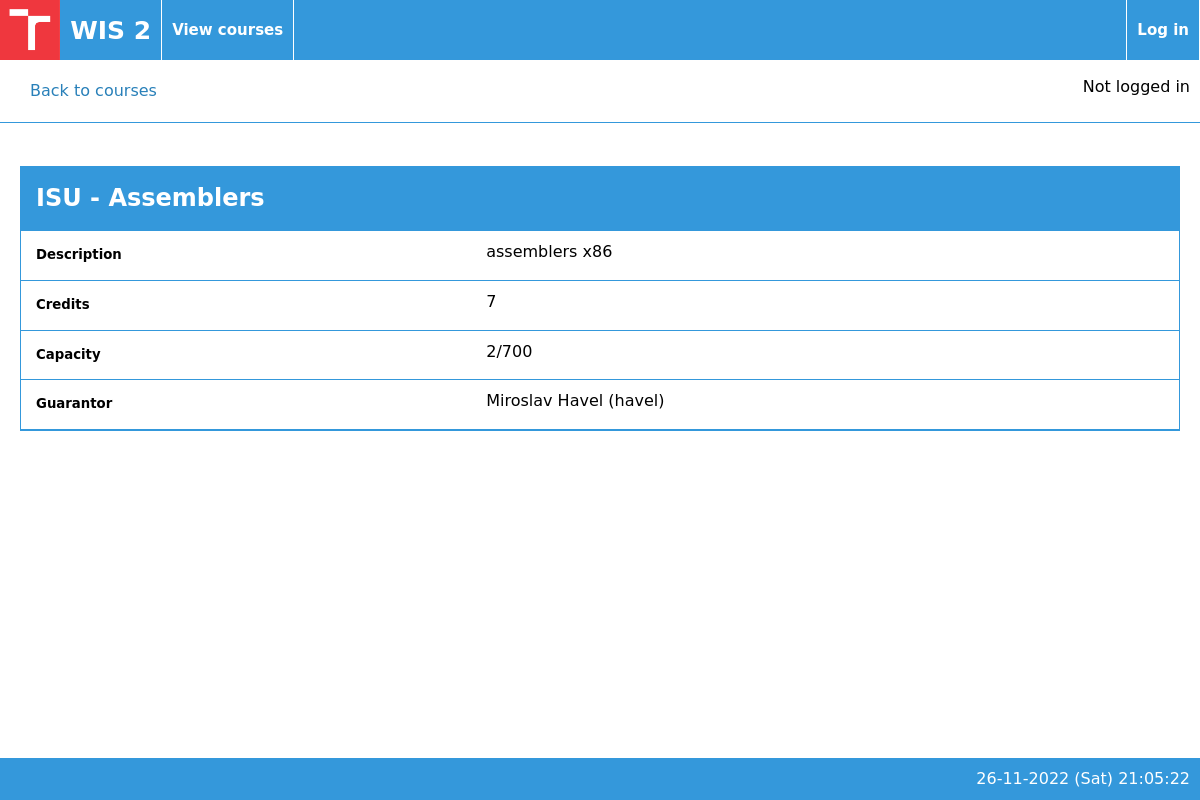
Page /www/html/detailcourse.php?courseID=3 on the committed database.
### tables this page shows
CREATE TABLE Course (
    courseID INTEGER NOT NULL PRIMARY KEY AUTO_INCREMENT,
    courseName VARCHAR(128) UNIQUE NOT NULL,
    courseFullName VARCHAR(128),
    courseDescription TEXT,
    courseState INTEGER NOT NULL,
    courseCredits INTEGER,
    courseCapacity INTEGER,
    courseOpen BOOLEAN
);

CREATE TABLE Account (
    accountID INTEGER PRIMARY KEY AUTO_INCREMENT NOT NULL,
    accountUsername VARCHAR(128) NOT NULL UNIQUE,
    accountPassword VARCHAR(128),
    accountRealName VARCHAR(128),
    accountAddress VARCHAR(128),
    accountDateOfBirth DATE,
    accountEmail VARCHAR(128),
    accountTeacher BOOLEAN,
    accountStudent BOOLEAN,
    accountAdmin BOOLEAN
);

### www/html/includes/courses-inc.php (called while the page is built, shortened)
<?php
function getCourseByID($courseID) {
    $conn = $GLOBALS['conn'];
    $stmt = $conn->prepare("SELECT * FROM Course WHERE courseID = ?");
    $stmt->execute([$courseID]);
    return $stmt->fetch(PDO::FETCH_OBJ);
}
function getGuarantorID($courseID) {
    $conn = $GLOBALS['conn'];
    $stmt = $conn->prepare("SELECT accountID FROM Guarantees WHERE courseID = ?");
    $stmt->execute([$courseID]);
    $result = $stmt->fetch(PDO::FETCH_OBJ);
    return $result->accountID;
}
function getCourseSignedUpNumber($courseID) {
    $conn = $GLOBALS['conn'];
    $stmt = $conn->prepare("SELECT COUNT(*) AS count FROM Attends WHERE courseID = ? AND approved = true");
    $stmt->execute([$courseID]);
    $result = $stmt->fetch(PDO::FETCH_OBJ);
    return $result->count;
}
?>

### www/html/includes/users-inc.php (called while the page is built, shortened)
<?php
 function getUserByID($uid) {
    $conn = $GLOBALS['conn'];
    $stmt = $conn->prepare("SELECT * FROM Account WHERE accountID = ?");
    $stmt->execute([$uid]);
    $user_to_return = $stmt->fetch(PDO::FETCH_OBJ);
    return $user_to_return;
}

### www/html/detailcourse.php (the view, shortened to what this page needs)
<?php
    require_once 'includes/courses-inc.php';
    require_once 'includes/users-inc.php';
    $courseID = $_GET['courseID'];
    $course = getCourseByID($courseID);
?>
<!DOCTYPE html>
<html>
<?php include_once 'templates/header.php' ?>
<?php include_once 'templates/navbar.php' ?>
<div id="button_back" ><a href=viewcourses.php>Back to courses</a></div><br/>
</section>
<section class="view_term">
<span>
<h1><?php echo $course->courseName . " - " . $course->courseFullName ?></h1>
</span>
<span>
<h5>Description</h5>
<?php echo $course->courseDescription ?>
</span>
<span>
<h5>Credits</h5>
<?php echo $course->courseCredits ?>
</span>
<span>
<h5>Capacity</h5>
<?php echo getCourseSignedUpNumber($courseID) . "/" . $course->courseCapacity?>
</span>
<span>
<h5>Guarantor</h5>
<?php
    $guarantor = getUserByID(getGuarantorID($course->courseID));
    echo $guarantor->accountRealName . " (" . $guarantor->accountUsername . ")";
?>
</span>
</section>
<?php include_once 'templates/footer.php' ?>
</html>

### www/html/css/style.css (style rules this page uses)
* { line-height: 1.4; font-family: Verdana, "DejaVu Sans", Arial, sans-serif; }
body { padding: 0; margin: 0; padding-bottom: 50px; }
#button_back { grid-column: 1; grid-row: 1; border-bottom: #3498DB 1px solid; padding: 20px 0; }
#button_back a { color: #2980B9; text-decoration: none; padding: 30px; }
.view_term { display: grid; margin: 20px; border: #3498DB 1px solid; }
.view_term span { display: grid; grid-template-columns: 40% 60%; padding: 10px; min-width: 200px; border-bottom: #3498DB 1px solid; }
.view_term span:first-child { margin: 0; background-color: #3498DB; color: #fff; }
.view_term h1,.view_term p, .view_term h5 { margin: 5px; }

### rows in the picture
course: courseName "ISU", courseFullName "Assemblers", courseDescription "assemblers x86", courseCredits "7", courseCapacity "700"
account: accountRealName "Miroslav Havel", accountUsername "havel"

### other values in the picture
getCourseSignedUpNumber($courseID) "2"
$date_time "26-11-2022 (Sat) 21:05:22"
